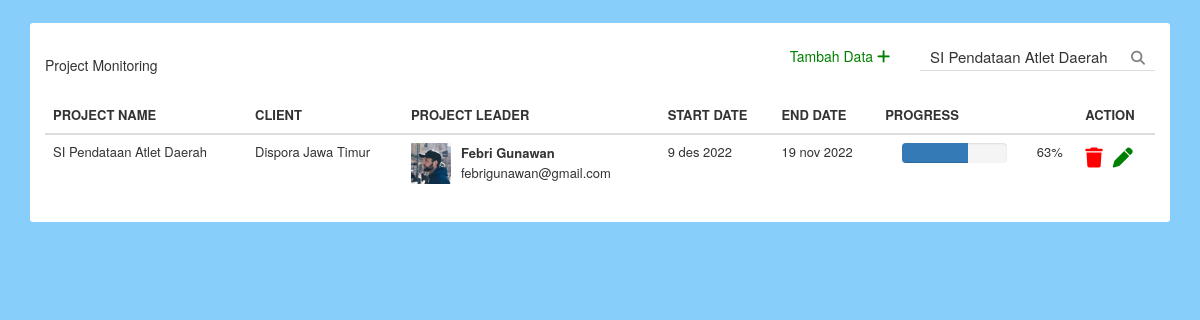
The app's page /index.php?cari=SI Pendataan Atlet Daerah with its own data.
### tables this page shows
CREATE TABLE `project` (
  `id` int(11) NOT NULL,
  `project_name` varchar(100) NOT NULL,
  `clien` varchar(100) NOT NULL,
  `img_leader` varchar(100) NOT NULL,
  `leader_name` varchar(100) NOT NULL,
  `leader_email` varchar(100) NOT NULL,
  `start_date` varchar(100) NOT NULL,
  `end_date` varchar(100) NOT NULL,
  `progres` int(4) NOT NULL
);

### index.php (the view, shortened to what this page needs)
<?php
include "action/connect.php";
?>
<!DOCTYPE html>
<html>
<head>
	<link rel="stylesheet" type="text/css" href="assets/css/bootstrap.css">
	<link rel="stylesheet" type="text/css" href="css/style.css">
	<link rel="stylesheet" type="text/css" href="assets/fontawesome/css/all.min.css"/>
</head>
<body>
	<div class="container">
		<div class="back">
			<h5>Project Monitoring</h5>
            <form action="index.php" method="get">
				<input type="text" name="cari" <?php
				if(isset($_GET['cari'])){
						$cari = $_GET['cari'];
						?> value="<?= $cari ?>"<?php
						} else {
				 ?>placeholder="search with project name <?php } ?>">
				<button><span class="fa fa-search"></span></button>
            </form>
            <div class="add">
				<a href="page/insert.php">Tambah Data <i class="fa-sharp fa-solid fa-plus"></i></a>
			</div>
			<table class="table table-borderless">
				<thead>
					<tr class="bg-light">
						<th>PROJECT NAME</th>
						<th>CLIENT</th>
						<th>PROJECT LEADER</th>
						<th>START DATE</th>
						<th>END DATE</th>
						<th class="prog">PROGRESS</th>
						<th>ACTION</th>
					</tr>
				</thead>
				<?php
					if(isset($_GET['cari'])){
						$cari = $_GET['cari'];
						$project = mysqli_query($connect, "SELECT * from project where project_name like '%".$cari."%'");
					} else {
					$project = mysqli_query($connect, "SELECT * FROM project");
				}
					foreach($project as $row){
				 ?>
				<tbody>
					<tr>
						<td class="align-middle"><?= $row['project_name']; ?></td>
						<td class="align-middle"><?= $row['clien']; ?></td>
						<td>
							<table>
								<tr>
									<td rowspan="2" width="50px"><img src="img/<?= $row['img_leader']; ?>" class="rounded-circle" width="40px"></td>
									<td><b><?= $row['leader_name']; ?></b></td>
								</tr>
								<tr>
									<td><?= $row['leader_email']; ?></td>
								</tr>
							</table>
						</td>
						<td class="align-middle"><?= $row['start_date']; ?></td>
						<td class="align-middle"><?= $row['end_date']; ?></td>
						<td class="align-middle" style="padding-right: 20px;">
							 <div class="row">
                  <div class="col-md-8 col-md-offset-1 col-sm-8 col-sm-offset-1 col-xs-8 col-xs-offset-1">
                    <div class="progress">
                        <div class="progress-bar  active" role="progressbar" aria-valuenow="  45"     aria-valuemin="0" aria-valuemax="100" style="width: <?= $row['progres']; ?>%">
                        </div>
                    </div>
                  </div>
                  <div class="col-md-1 col-sm-1 col-xs-1 text-left"><?= $row['progres']; ?>%</div>
                </div>
						</td>
						<td class="align-middle">
							<div class="trash">
							<a href="action/delete.php?id=<?= $row['id']; ?>" onclick="return confirm('Hapus data project <?= $row['project_name']; ?>?')"><i class="fa-solid fa-trash"></i></a>
							</div>
							<div class="update">
								<a href="page/update.php?id=<?= $row['id']; ?>"><i class="fa-solid fa-pen"></i></a>
							</div>
						</td>
					</tr>
				</tbody>
				<?php } ?>
			</table>
		</div>
	</div>
</body>
</html>

### css/style.css (style rules this page uses)
body { background-color: #87cefa; }
.table { font-size: 13px; background-color: white; }
.back { margin-top: 2%; background-color: white; border-radius: 3px; padding: 10px 15px; }
.back h5 { padding: 15px 0px; float: left; }
.back form { float: right; margin: 10px 0px; border-bottom: 1px solid #ddd; }
.back input { font-size: 15px; padding:3px 10px; border: 0px; }
.back button span { color: gray; }
.back button { background-color: white; border: 0px; padding-right: 10px; }
.add { float: right; margin: 13px 30px 12px 0px; color: green; }
.add i { font-size: 15px; }
.add a { text-decoration: none; color: green; transition: 0.2s; }
.trash a { text-decoration: none; color: red; font-size: 20px; float: left; padding-right:10px; transition: 0.2s; }
.update a { text-decoration: none; color: green; font-size: 20px; transition: 0.2s; }
.prog { width: 200px; }

### records on screen
project: project_name "SI Pendataan Atlet Daerah", clien "Dispora Jawa Timur", img_leader (picture), leader_name "Febri Gunawan", leader_email "febrigunawan@gmail.com", start_date "9 des 2022", end_date "19 nov 2022", progres "63"
